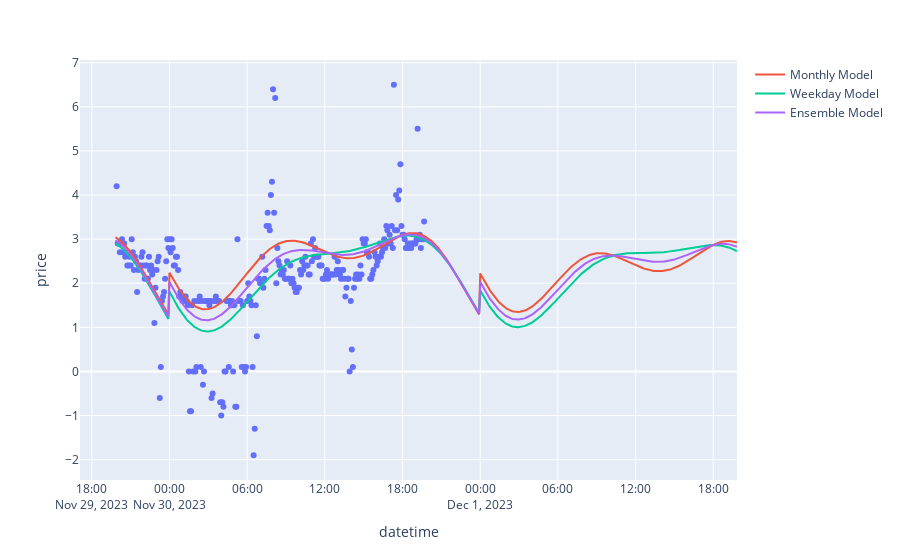

The notebook cell this image was saved under:
### Markdown cell above
## 6) Display Current Prices and Predictions

### Code cell
month_predictions = pred_df["month_pred"].iloc[:288]
weekday_predictions = pred_df["weekday_pred"].iloc[:288]
ensemble_predictions = pred_df["ensemble_pred"].iloc[:288]
month_current_mse = np.mean((month_predictions-display_data["price"])**2)
month_current_mae = np.mean(abs(month_predictions-display_data["price"]))
weekday_current_mse = np.mean((weekday_predictions-display_data["price"])**2)
weekday_current_mae = np.mean(abs(weekday_predictions-display_data["price"]))
ensemble_current_mse = np.mean((ensemble_predictions-display_data["price"])**2)
ensemble_current_mae = np.mean(abs(ensemble_predictions-display_data["price"]))
print("Month Model Mean Squared Error: {:.4f} cents".format(month_current_mse))
print("Month Model Mean Absolute Error: {:.4f} cents".format(month_current_mae))
print("Weekday Model Mean Squared Error: {:.4f} cents".format(weekday_current_mse))
print("Weekday Model Mean Absolute Error: {:.4f} cents".format(weekday_current_mae))
print("Ensemble Model Mean Squared Error: {:.4f} cents".format(ensemble_current_mse))
print("Ensemble Model Mean Absolute Error: {:.4f} cents".format(ensemble_current_mae))

fig = px.scatter(display_data, x="datetime",y="price")
fig.add_scatter(x=pred_df["datetime"], y=pred_df["month_pred"], name="Monthly Model")
fig.add_scatter(x=pred_df["datetime"], y=pred_df["weekday_pred"], name="Weekday Model")
fig.add_scatter(x=pred_df["datetime"], y=pred_df["ensemble_pred"], name="Ensemble Model")
fig.show()

### Figure 1 — Plotly figure (JSON) as saved in the notebook; plotly's stock layout.template omitted (floating-point values rounded to 4 significant figures; data arrays with more than 128 entries replaced by an {"elided": "..."} marker saying what was removed)
{"data": [{"hovertemplate": "datetime=%{x}<br>price=%{y}<extra></extra>", "legendgroup": "", "marker": {"color": "#636efa", "symbol": "circle"}, "mode": "markers", "name": "", "orientation": "v", "showlegend": false, "type": "scatter", "x": {"elided": "286 str values"}, "xaxis": "x", "y": {"elided": "286 float values"}, "yaxis": "y"}, {"name": "Monthly Model", "type": "scatter", "x": {"elided": "577 str values"}, "y": {"elided": "577 float values"}}, {"name": "Weekday Model", "type": "scatter", "x": {"elided": "577 str values"}, "y": {"elided": "577 float values"}}, {"name": "Ensemble Model", "type": "scatter", "x": {"elided": "577 str values"}, "y": {"elided": "577 float values"}}], "layout": {"legend": {"tracegroupgap": 0}, "margin": {"t": 60}, "xaxis": {"anchor": "y", "domain": [0, 1], "title": {"text": "datetime"}}, "yaxis": {"anchor": "x", "domain": [0, 1], "title": {"text": "price"}}}}
